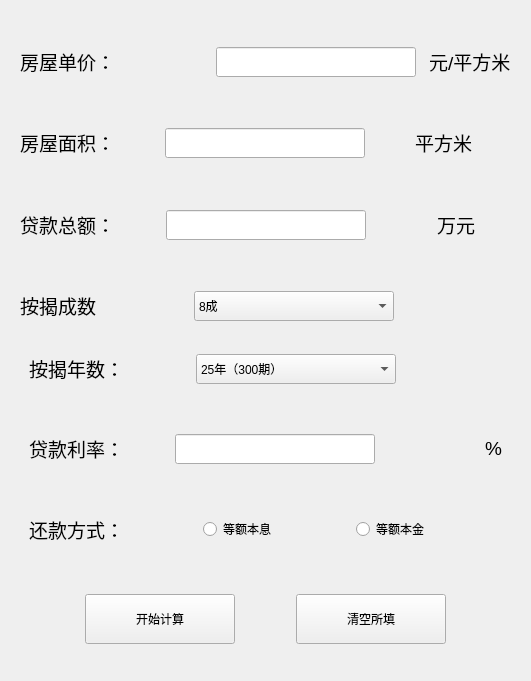
  <widget class="QWidget" name="widget_9" native="true">
   <property name="geometry">
    <rect>
     <x>9</x>
     <y>110</y>
     <width>531</width>
     <height>681</height>
    </rect>
   </property>
   <layout class="QVBoxLayout" name="verticalLayout">
    <item>
     <spacer name="verticalSpacer_5">
      <property name="orientation">
       <enum>Qt::Vertical</enum>
      </property>
      <property name="sizeHint" stdset="0">
       <size>
        <width>20</width>
        <height>40</height>
       </size>
      </property>
     </spacer>
    </item>
    <item>
     <widget class="QWidget" name="widget_7" native="true">
      <layout class="QHBoxLayout" name="horizontalLayout_9">
       <item>
        <widget class="QLabel" name="label_12">
         <property name="text">
          <string>&lt;html&gt;&lt;head/&gt;&lt;body&gt;&lt;p&gt;&lt;span style=&quot; font-size:14pt;&quot;&gt;房屋单价：&lt;/span&gt;&lt;/p&gt;&lt;/body&gt;&lt;/html&gt;</string>
         </property>
        </widget>
       </item>
       <item>
        <spacer name="horizontalSpacer_35">
         <property name="orientation">
          <enum>Qt::Horizontal</enum>
         </property>
         <property name="sizeHint" stdset="0">
          <size>
           <width>38</width>
           <height>20</height>
          </size>
         </property>
        </spacer>
       </item>
       <item>
        <widget class="QLineEdit" name="lineEdit_5">
         <property name="minimumSize">
          <size>
           <width>200</width>
           <height>30</height>
          </size>
         </property>
         <property name="maximumSize">
          <size>
           <width>200</width>
           <height>30</height>
          </size>
         </property>
        </widget>
       </item>
       <item>
        <spacer name="horizontalSpacer_10">
         <property name="orientation">
          <enum>Qt::Horizontal</enum>
         </property>
         <property name="sizeType">
          <enum>QSizePolicy::Fixed</enum>
         </property>
         <property name="sizeHint" stdset="0">
          <size>
           <width>7</width>
           <height>20</height>
          </size>
         </property>
        </spacer>
       </item>
       <item>
        <widget class="QLabel" name="label_13">
         <property name="text">
          <string>&lt;html&gt;&lt;head/&gt;&lt;body&gt;&lt;p&gt;&lt;span style=&quot; font-size:14pt;&quot;&gt;元/平方米&lt;/span&gt;&lt;/p&gt;&lt;/body&gt;&lt;/html&gt;</string>
         </property>
        </widget>
       </item>
      </layout>
     </widget>
    </item>
    <item>
     <spacer name="verticalSpacer_6">
      <property name="orientation">
       <enum>Qt::Vertical</enum>
      </property>
      <property name="sizeHint" stdset="0">
       <size>
        <width>20</width>
        <height>40</height>
       </size>
      </property>
     </spacer>
    </item>
    <item>
     <widget class="QWidget" name="widget_8" native="true">
      <layout class="QHBoxLayout" name="horizontalLayout_10">
       <item>
        <widget class="QLabel" name="label_14">
         <property name="text">
          <string>&lt;html&gt;&lt;head/&gt;&lt;body&gt;&lt;p&gt;&lt;span style=&quot; font-size:14pt;&quot;&gt;房屋面积：&lt;/span&gt;&lt;/p&gt;&lt;/body&gt;&lt;/html&gt;</string>
         </property>
        </widget>
       </item>
       <item>
        <spacer name="horizontalSpacer_4">
         <property name="orientation">
          <enum>Qt::Horizontal</enum>
         </property>
         <property name="sizeType">
          <enum>QSizePolicy::Fixed</enum>
         </property>
         <property name="sizeHint" stdset="0">
          <size>
           <width>43</width>
           <height>20</height>
          </size>
         </property>
        </spacer>
       </item>
       <item>
        <widget class="QLineEdit" name="lineEdit_6">
         <property name="minimumSize">
          <size>
           <width>200</width>
           <height>30</height>
          </size>
         </property>
         <property name="maximumSize">
          <size>
           <width>200</width>
           <height>30</height>
          </size>
         </property>
        </widget>
       </item>
       <item>
        <spacer name="horizontalSpacer_2">
         <property name="orientation">
          <enum>Qt::Horizontal</enum>
         </property>
         <property name="sizeType">
          <enum>QSizePolicy::Fixed</enum>
         </property>
         <property name="sizeHint" stdset="0">
          <size>
           <width>44</width>
           <height>20</height>
          </size>
         </property>
        </spacer>
       </item>
       <item>
        <widget class="QLabel" name="label_15">
         <property name="text">
          <string>&lt;html&gt;&lt;head/&gt;&lt;body&gt;&lt;p&gt;&lt;span style=&quot; font-size:14pt;&quot;&gt;平方米&lt;/span&gt;&lt;/p&gt;&lt;/body&gt;&lt;/html&gt;</string>
         </property>
        </widget>
       </item>
      </layout>
     </widget>
    </item>
    <item>
     <spacer name="verticalSpacer_8">
      <property name="orientation">
       <enum>Qt::Vertical</enum>
      </property>
      <property name="sizeHint" stdset="0">
       <size>
        <width>20</width>
        <height>40</height>
       </size>
      </property>
     </spacer>
    </item>
    <item>
     <widget class="QWidget" name="widget_2" native="true">
      <layout class="QHBoxLayout" name="horizontalLayout_2">
       <item>
        <widget class="QLabel" name="label">
         <property name="text">
          <string>&lt;html&gt;&lt;head/&gt;&lt;body&gt;&lt;p&gt;&lt;span style=&quot; font-size:14pt;&quot;&gt;贷款总额：&lt;/span&gt;&lt;/p&gt;&lt;/body&gt;&lt;/html&gt;</string>
         </property>
        </widget>
       </item>
       <item>
        <spacer name="horizontalSpacer_5">
         <property name="orientation">
          <enum>Qt::Horizontal</enum>
         </property>
         <property name="sizeType">
          <enum>QSizePolicy::Fixed</enum>
         </property>
         <property name="sizeHint" stdset="0">
          <size>
           <width>45</width>
           <height>20</height>
          </size>
         </property>
        </spacer>
       </item>
       <item>
        <widget class="QLineEdit" name="lineEdit_7">
         <property name="minimumSize">
          <size>
           <width>200</width>
           <height>30</height>
          </size>
         </property>
         <property name="maximumSize">
          <size>
           <width>200</width>
           <height>30</height>
          </size>
         </property>
        </widget>
       </item>
       <item>
        <spacer name="horizontalSpacer_3">
         <property name="orientation">
          <enum>Qt::Horizontal</enum>
         </property>
         <property name="sizeType">
          <enum>QSizePolicy::Fixed</enum>
         </property>
         <property name="sizeHint" stdset="0">
          <size>
           <width>65</width>
           <height>20</height>
          </size>
         </property>
        </spacer>
       </item>
       <item>
        <widget class="QLabel" name="label_2">
         <property name="text">
          <string>&lt;html&gt;&lt;head/&gt;&lt;body&gt;&lt;p&gt;&lt;span style=&quot; font-size:14pt;&quot;&gt;万元&lt;/span&gt;&lt;/p&gt;&lt;/body&gt;&lt;/html&gt;</string>
         </property>
        </widget>
       </item>
      </layout>
     </widget>
    </item>
    <item>
     <spacer name="verticalSpacer_7">
      <property name="orientation">
       <enum>Qt::Vertical</enum>
      </property>
      <property name="sizeHint" stdset="0">
       <size>
        <width>20</width>
        <height>40</height>
       </size>
      </property>
     </spacer>
    </item>
    <item>
     <widget class="QWidget" name="widget_10" native="true">
      <layout class="QHBoxLayout" name="horizontalLayout_7">
       <item>
        <widget class="QLabel" name="label_8">
         <property name="text">
          <string>&lt;html&gt;&lt;head/&gt;&lt;body&gt;&lt;p&gt;&lt;span style=&quot; font-size:14pt;&quot;&gt;按揭成数&lt;/span&gt;&lt;/p&gt;&lt;/body&gt;&lt;/html&gt;</string>
         </property>
        </widget>
       </item>
       <item>
        <spacer name="horizontalSpacer_8">
         <property name="orientation">
          <enum>Qt::Horizontal</enum>
         </property>
         <property name="sizeHint" stdset="0">
          <size>
           <width>40</width>
           <height>20</height>
          </size>
         </property>
        </spacer>
       </item>
       <item>
        <widget class="QComboBox" name="comboBox_2">
         <property name="minimumSize">
          <size>
           <width>200</width>
           <height>30</height>
          </size>
         </property>
         <property name="maximumSize">
          <size>
           <width>200</width>
           <height>30</height>
          </size>
         </property>
         <item>
          <property name="text">
           <string>8成</string>
          </property>
         </item>
         <item>
          <property name="text">
           <string>7.5成</string>
          </property>
         </item>
         <item>
          <property name="text">
           <string>7成</string>
          </property>
         </item>
         <item>
          <property name="text">
           <string>6.5成</string>
          </property>
         </item>
         <item>
          <property name="text">
           <string>6成</string>
          </property>
         </item>
         <item>
          <property name="text">
           <string>5.5成</string>
          </property>
         </item>
         <item>
          <property name="text">
           <string>5成</string>
          </property>
         </item>
         <item>
          <property name="text">
           <string>4.5成</string>
          </property>
         </item>
         <item>
          <property name="text">
           <string>4成</string>
          </property>
         </item>
         <item>
          <property name="text">
           <string>3.5成</string>
          </property>
         </item>
         <item>
          <property name="text">
           <string>3成</string>
          </property>
         </item>
         <item>
          <property name="text">
           <string>2.5成</string>
          </property>
         </item>
         <item>
          <property name="text">
           <string>2成</string>
          </property>
         </item>
        </widget>
       </item>
       <item>
        <spacer name="horizontalSpacer_6">
         <property name="orientation">
          <enum>Qt::Horizontal</enum>
         </property>
         <property name="sizeType">
          <enum>QSizePolicy::Fixed</enum>
         </property>
         <property name="sizeHint" stdset="0">
          <size>
           <width>117</width>
           <height>20</height>
          </size>
         </property>
        </spacer>
       </item>
      </layout>
     </widget>
    </item>
    <item>
     <widget class="QWidget" name="widget_24" native="true">
      <layout class="QVBoxLayout" name="verticalLayout_7">
       <item>
        <widget class="QWidget" name="widget_3" native="true">
         <layout class="QHBoxLayout" name="horizontalLayout_3">
          <item>
           <widget class="QLabel" name="label_3">
            <property name="text">
             <string>&lt;html&gt;&lt;head/&gt;&lt;body&gt;&lt;p&gt;&lt;span style=&quot; font-size:14pt;&quot;&gt;按揭年数：&lt;/span&gt;&lt;/p&gt;&lt;/body&gt;&lt;/html&gt;</string>
            </property>
           </widget>
          </item>
          <item>
           <spacer name="horizontalSpacer_9">
            <property name="orientation">
             <enum>Qt::Horizontal</enum>
            </property>
            <property name="sizeHint" stdset="0">
             <size>
              <width>40</width>
              <height>20</height>
             </size>
            </property>
           </spacer>
          </item>
          <item>
           <widget class="QComboBox" name="comboBox_1">
            <property name="minimumSize">
             <size>
              <width>200</width>
              <height>30</height>
             </size>
            </property>
            <item>
             <property name="text">
              <string>25年（300期）</string>
             </property>
            </item>
            <item>
             <property name="text">
              <string>24年（288期)</string>
             </property>
            </item>
            <item>
             <property name="text">
              <string>23年（276期）</string>
             </property>
            </item>
            <item>
             <property name="text">
              <string>22年（264期）</string>
             </property>
            </item>
            <item>
             <property name="text">
              <string>21年（252期）</string>
             </property>
            </item>
            <item>
             <property name="text">
              <string>20年（240期）</string>
             </property>
            </item>
            <item>
             <property name="text">
              <string>19年（228期）</string>
             </property>
            </item>
            <item>
             <property name="text">
              <string>18年（216期）</string>
             </property>
            </item>
            <item>
             <property name="text">
              <string>17年（204期）</string>
             </property>
            </item>
            <item>
             <property name="text">
              <string>16年（192期）</string>
             </property>
            </item>
            <item>
             <property name="text">
              <string>15年（180期）</string>
             </property>
            </item>
            <item>
             <property name="text">
              <string>10年（120期）</string>
             </property>
            </item>
            <item>
             <property name="text">
              <string>9年（108期）</string>
             </property>
            </item>
            <item>
             <property name="text">
              <string>8年（96期）</string>
             </property>
            </item>
            <item>
             <property name="text">
              <string>7年（84期）</string>
             </property>
            </item>
            <item>
             <property name="text">
              <string>6年（72期）</string>
             </property>
            </item>
            <item>
             <property name="text">
              <string>5年（60期）</string>
             </property>
            </item>
            <item>
             <property name="text">
              <string>4年（48期）</string>
             </property>
            </item>
            <item>
             <property name="text">
              <string>3年（36期）</string>
             </property>
            </item>
            <item>
             <property name="text">
              <string>2年（24期）</string>
             </property>
            </item>
            <item>
             <property name="text">
              <string>1年（12期）</string>
             </property>
            </item>
           </widget>
          </item>
          <item>
           <spacer name="horizontalSpacer_7">
            <property name="orientation">
             <enum>Qt::Horizontal</enum>
            </property>
            <property name="sizeType">
             <enum>QSizePolicy::Fixed</enum>
            </property>
            <property name="sizeHint" stdset="0">
             <size>
              <width>106</width>
              <height>20</height>
             </size>
            </property>
           </spacer>
          </item>
         </layout>
        </widget>
       </item>
       <item>
        <spacer name="verticalSpacer_4">
         <property name="orientation">
          <enum>Qt::Vertical</enum>
         </property>
         <property name="sizeType">
          <enum>QSizePolicy::Fixed</enum>
         </property>
         <property name="sizeHint" stdset="0">
          <size>
           <width>20</width>
           <height>26</height>
          </size>
         </property>
        </spacer>
       </item>
       <item>
        <widget class="QWidget" name="widget_4" native="true">
         <layout class="QHBoxLayout" name="horizontalLayout_4">
          <item>
           <widget class="QLabel" name="label_5">
            <property name="text">
             <string>&lt;html&gt;&lt;head/&gt;&lt;body&gt;&lt;p&gt;&lt;span style=&quot; font-size:14pt;&quot;&gt;贷款利率：&lt;/span&gt;&lt;/p&gt;&lt;/body&gt;&lt;/html&gt;</string>
            </property>
           </widget>
          </item>
          <item>
           <spacer name="horizontalSpacer_12">
            <property name="orientation">
             <enum>Qt::Horizontal</enum>
            </property>
            <property name="sizeType">
             <enum>QSizePolicy::Fixed</enum>
            </property>
            <property name="sizeHint" stdset="0">
             <size>
              <width>45</width>
              <height>0</height>
             </size>
            </property>
           </spacer>
          </item>
          <item>
           <widget class="QLineEdit" name="lineEdit_8">
            <property name="minimumSize">
             <size>
              <width>200</width>
              <height>30</height>
             </size>
            </property>
            <property name="maximumSize">
             <size>
              <width>200</width>
              <height>30</height>
             </size>
            </property>
           </widget>
          </item>
          <item>
           <spacer name="horizontalSpacer_11">
            <property name="orientation">
             <enum>Qt::Horizontal</enum>
            </property>
            <property name="sizeHint" stdset="0">
             <size>
              <width>40</width>
              <height>20</height>
             </size>
            </property>
           </spacer>
          </item>
          <item>
           <widget class="QLabel" name="label_6">
            <property name="text">
             <string>&lt;html&gt;&lt;head/&gt;&lt;body&gt;&lt;p&gt;&lt;span style=&quot; font-size:14pt;&quot;&gt;%&lt;/span&gt;&lt;/p&gt;&lt;/body&gt;&lt;/html&gt;</string>
            </property>
           </widget>
          </item>
         </layout>
        </widget>
       </item>
       <item>
        <spacer name="verticalSpacer_3">
         <property name="orientation">
          <enum>Qt::Vertical</enum>
         </property>
         <property name="sizeHint" stdset="0">
          <size>
           <width>20</width>
           <height>40</height>
          </size>
         </property>
        </spacer>
       </item>
       <item>
        <widget class="QWidget" name="widget_5" native="true">
         <layout class="QHBoxLayout" name="horizontalLayout_5">
          <item>
           <widget class="QLabel" name="label_7">
            <property name="text">
             <string>&lt;html&gt;&lt;head/&gt;&lt;body&gt;&lt;p&gt;&lt;span style=&quot; font-size:14pt;&quot;&gt;还款方式：&lt;/span&gt;&lt;/p&gt;&lt;/body&gt;&lt;/html&gt;</string>
            </property>
           </widget>
          </item>
          <item>
           <spacer name="horizontalSpacer_15">
            <property name="orientation">
             <enum>Qt::Horizontal</enum>
            </property>
            <property name="sizeHint" stdset="0">
             <size>
              <width>40</width>
              <height>20</height>
             </size>
            </property>
           </spacer>
          </item>
          <item>
           <widget class="QRadioButton" name="radioButton_3">
            <property name="text">
             <string>等额本息</string>
            </property>
           </widget>
          </item>
          <item>
           <spacer name="horizontalSpacer_16">
            <property name="orientation">
             <enum>Qt::Horizontal</enum>
            </property>
            <property name="sizeHint" stdset="0">
             <size>
              <width>40</width>
              <height>20</height>
             </size>
            </property>
           </spacer>
          </item>
          <item>
           <widget class="QRadioButton" name="radioButton_4">
            <property name="text">
             <string>等额本金</string>
            </property>
           </widget>
          </item>
          <item>
           <spacer name="horizontalSpacer_17">
            <property name="orientation">
             <enum>Qt::Horizontal</enum>
            </property>
            <property name="sizeHint" stdset="0">
             <size>
              <width>40</width>
              <height>20</height>
             </size>
            </property>
           </spacer>
          </item>
         </layout>
        </widget>
       </item>
       <item>
        <spacer name="verticalSpacer_2">
         <property name="orientation">
          <enum>Qt::Vertical</enum>
         </property>
         <property name="sizeType">
          <enum>QSizePolicy::Fixed</enum>
         </property>
         <property name="sizeHint" stdset="0">
          <size>
           <width>20</width>
           <height>26</height>
          </size>
         </property>
        </spacer>
       </item>
       <item>
        <widget class="QWidget" name="widget_6" native="true">
         <layout class="QHBoxLayout" name="horizontalLayout_6">
          <item>
           <spacer name="horizontalSpacer_14">
            <property name="orientation">
             <enum>Qt::Horizontal</enum>
            </property>
            <property name="sizeHint" stdset="0">
             <size>
              <width>40</width>
              <height>20</height>
             </size>
            </property>
           </spacer>
          </item>
          <item>
           <widget class="QPushButton" name="pushButton">
            <property name="minimumSize">
             <size>
              <width>150</width>
              <height>50</height>
             </size>
            </property>
            <property name="maximumSize">
             <size>
              <width>150</width>
              <height>50</height>
             </size>
            </property>
            <property name="text">
             <string>开始计算</string>
            </property>
           </widget>
          </item>
          <item>
           <spacer name="horizontalSpacer_18">
            <property name="orientation">
             <enum>Qt::Horizontal</enum>
            </property>
            <property name="sizeHint" stdset="0">
             <size>
              <width>40</width>
              <height>20</height>
             </size>
            </property>
           </spacer>
          </item>
          <item>
           <widget class="QPushButton" name="pushButton_2">
            <property name="minimumSize">
             <size>
              <width>150</width>
              <height>50</height>
             </size>
            </property>
            <property name="maximumSize">
             <size>
              <width>150</width>
              <height>50</height>
             </size>
            </property>
            <property name="text">
             <string>清空所填</string>
            </property>
           </widget>
          </item>
          <item>
           <spacer name="horizontalSpacer_19">
            <property name="orientation">
             <enum>Qt::Horizontal</enum>
            </property>
            <property name="sizeHint" stdset="0">
             <size>
              <width>40</width>
              <height>20</height>
             </size>
            </property>
           </spacer>
          </item>
         </layout>
        </widget>
       </item>
       <item>
        <spacer name="verticalSpacer">
         <property name="orientation">
          <enum>Qt::Vertical</enum>
         </property>
         <property name="sizeType">
          <enum>QSizePolicy::Fixed</enum>
         </property>
         <property name="sizeHint" stdset="0">
          <size>
           <width>20</width>
           <height>8</height>
          </size>
         </property>
        </spacer>
       </item>
      </layout>
     </widget>
    </item>
   </layout>
  </widget>
